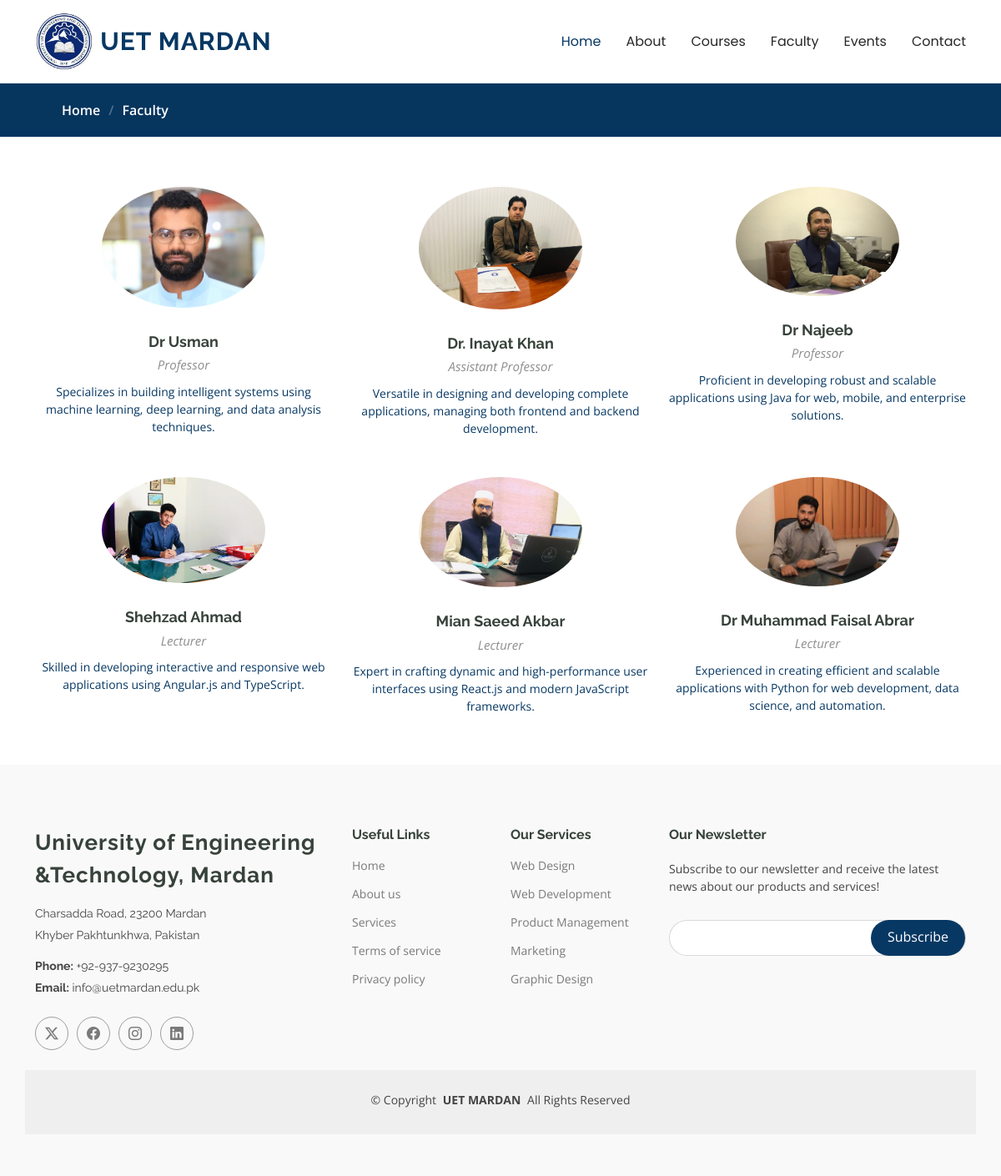
The page /faculty.php on the database its author committed.
### tables this page shows
CREATE TABLE `faculty` (
  `id` int(11) NOT NULL,
  `name` varchar(100) NOT NULL,
  `designation` varchar(100) NOT NULL,
  `description` text NOT NULL,
  `image` varchar(255) NOT NULL,
  `twitter` varchar(255) DEFAULT NULL,
  `facebook` varchar(255) DEFAULT NULL,
  `instagram` varchar(255) DEFAULT NULL,
  `linkedin` varchar(255) DEFAULT NULL
);

### faculty.php (the view, shortened to what this page needs)
<!DOCTYPE html>
<html lang="en">
<head>
  <link href="assets/vendor/bootstrap/css/bootstrap.min.css" rel="stylesheet">
  <link href="assets/vendor/bootstrap-icons/bootstrap-icons.css" rel="stylesheet">
  <link href="assets/vendor/aos/aos.css" rel="stylesheet">
  <link href="assets/vendor/glightbox/css/glightbox.min.css" rel="stylesheet">
  <link href="assets/vendor/swiper/swiper-bundle.min.css" rel="stylesheet">
  <link href="assets/css/main.css" rel="stylesheet">
</head>
<body class="trainers-page">
  <header id="header" class="header d-flex align-items-center sticky-top">
    <div class="container-fluid container-xl position-relative d-flex align-items-center">
      <a href="index.html" class="logo d-flex align-items-center me-auto">
        <img src="assets/img/logo.jpeg" alt="">
        <h1 class="sitename">UET Mardan</h1>
      </a>
      <nav id="navmenu" class="navmenu">
        <ul>
          <li><a href="index.php" class="active">Home<br></a></li>
          <li><a href="about.html">About</a></li>
          <li><a href="courses.php">Courses</a></li>
          <li><a href="faculty.php">Faculty</a></li>
          <li><a href="events.php">Events</a></li>
          <li><a href="contact.php">Contact</a></li>
        </ul>
      </nav>
    </div>
  </header>
  <main class="main">
    <div class="page-title" data-aos="fade">
      <nav class="breadcrumbs">
        <div class="container">
          <ol>
            <li><a href="index.html">Home</a></li>
            <li class="current">Faculty</li>
          </ol>
        </div>
      </nav>
    </div>
  <?php
include 'dbcon.php';
$sql = "SELECT * FROM faculty";
$result = $conn->query($sql);
if ($result->num_rows > 0) {
    echo '<section id="trainers" class="section trainers">';
    echo '<div class="container">';
    echo '<div class="row gy-5">';
    while ($row = $result->fetch_assoc()) {
        echo '<div class="col-lg-4 col-md-6 member" data-aos="fade-up" data-aos-delay="100">';
        echo '<div class="member-img">';
        echo '<img src="' . $row['image'] . '" class="img-fluid" alt="">';
        echo '</div>';
        echo '<div class="member-info text-center">';
         echo '<a style="cursor:pointer;" href="faculty_details.php?id=' . $row['id'] . '">';
        echo '<h4>' . $row['name'] . '</h4>';
        echo '<span>' . $row['designation'] . '</span>';
        echo '<p>' . $row['description'] . '</p>';
        echo '</div>';
        echo '</div>';
    }
    echo '</div>';
    echo '</div>';
    echo '</section>';
} else {
    echo "No faculty members available.";
}
?>
  </main>
  <footer id="footer" class="footer position-relative light-background">
    <div class="container footer-top">
      <div class="row gy-4">
        <div class="col-lg-4 col-md-6 footer-about">
          <a href="index.html" class="logo d-flex align-items-center">
            <span class="sitename">University of Engineering &Technology, Mardan</span>
          </a>
          <div class="footer-contact pt-3">
            <p>Charsadda Road, 23200 Mardan</p>
            <p> Khyber Pakhtunkhwa, Pakistan</p>
            <p class="mt-3"><strong>Phone:</strong> <span>+92-937-9230295</span></p>
            <p><strong>Email:</strong> <span>info@uetmardan.edu.pk</span></p>
          </div>
          <div class="social-links d-flex mt-4">
            <a href=""><i class="bi bi-twitter-x"></i></a>
            <a href=""><i class="bi bi-facebook"></i></a>
            <a href=""><i class="bi bi-instagram"></i></a>
            <a href=""><i class="bi bi-linkedin"></i></a>
          </div>
        </div>
        <div class="col-lg-2 col-md-3 footer-links">
          <h4>Useful Links</h4>
          <ul>
            <li><a href="#">Home</a></li>
            <li><a href="#">About us</a></li>
            <li><a href="#">Services</a></li>
            <li><a href="#">Terms of service</a></li>
            <li><a href="#">Privacy policy</a></li>
          </ul>
        </div>
        <div class="col-lg-2 col-md-3 footer-links">
          <h4>Our Services</h4>
          <ul>
            <li><a href="#">Web Design</a></li>
            <li><a href="#">Web Development</a></li>
            <li><a href="#">Product Management</a></li>
            <li><a href="#">Marketing</a></li>
            <li><a href="#">Graphic Design</a></li>
          </ul>
        </div>
        <div class="col-lg-4 col-md-12 footer-newsletter">
          <h4>Our Newsletter</h4>
          <p>Subscribe to our newsletter and receive the latest news about our products and services!</p>
          <form action="forms/newsletter.php" method="post" class="php-email-form">
            <div class="newsletter-form"><input type="email" name="email"><input type="submit" value="Subscribe"></div>
          </form>
        </div>
      </div>
    </div>
    <div class="container copyright text-center mt-4">
      <p>© <span>Copyright</span> <strong class="px-1 sitename">UET MARDAN</strong> <span>All Rights Reserved</span></p>
    </div>
  </footer>
</body>
</html>

### rows shown on the page
faculty: image (picture), name "Dr Usman", designation "Professor", description "Specializes in building intelligent systems using machine learning, deep learning, and data analysis techniques."
faculty: image (picture), name "Dr. Inayat Khan", designation "Assistant Professor", description "Versatile in designing and developing complete applications, managing both frontend and backend development."
faculty: image (picture), name "Dr Najeeb", designation "Professor", description "Proficient in developing robust and scalable applications using Java for web, mobile, and enterprise solutions."
faculty: image (picture), name "Shehzad Ahmad", designation "Lecturer", description "Skilled in developing interactive and responsive web applications using Angular.js and TypeScript."
faculty: image (picture), name "Mian Saeed Akbar", designation "Lecturer", description "Expert in crafting dynamic and high-performance user interfaces using React.js and modern JavaScript frameworks."
faculty: image (picture), name "Dr Muhammad Faisal Abrar", designation "Lecturer", description "Experienced in creating efficient and scalable applications with Python for web development, data science, and automation."
